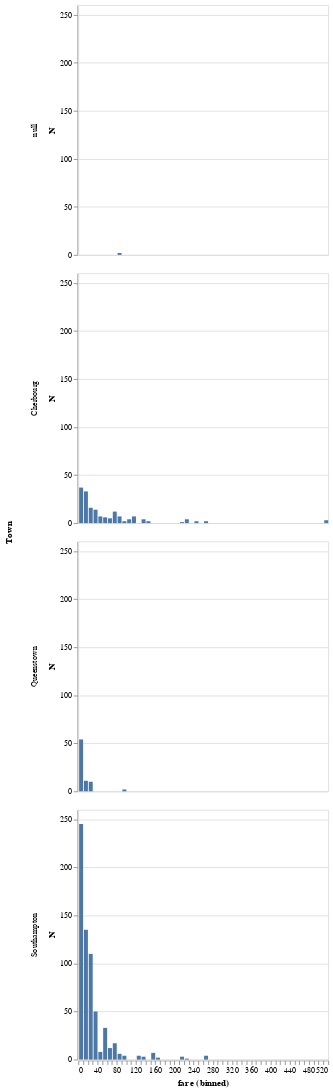

Write notebook code for a chart like this one.
### Markdown cell above
# Fare distribution

Create a visualization to answer the following question:

> How does the fare distribution vary with geographic region?

Build your visualization using:

* Bar marks as a histogram
* X -> binned fare with at most 100 bins
* Y -> the number of records, with 3 labeled ticks and a title of `N`
* Row -> embark town, with a custom title of `Town`
* A custom cell size of height 60 and width 240

### Code cell
alt.Chart(df).mark_bar().encode(
    x=alt.X('fare',bin=alt.Bin(maxbins=100)),
    y=alt.Y('count(*)',axis=alt.Axis(ticks=3),title='N'),
    row=alt.Row(field='embark_town',title='Town')
).configure_cell(height=60,width=240)

### Figure 1 — Vega-Lite specification as saved in the notebook (floating-point values rounded to 4 significant figures; data arrays with more than 128 entries replaced by an {"elided": "..."} marker saying what was removed)
{"$schema": "https://vega.github.io/schema/vega-lite/v1.2.1.json", "config": {"cell": {"height": 60, "width": 240}}, "data": {"values": {"elided": "891 records"}}, "encoding": {"row": {"field": "embark_town", "title": "Town", "type": "nominal"}, "x": {"bin": {"maxbins": 100}, "field": "fare", "type": "quantitative"}, "y": {"aggregate": "count", "axis": {"ticks": 3}, "field": "*", "title": "N"}}, "mark": "bar"}
